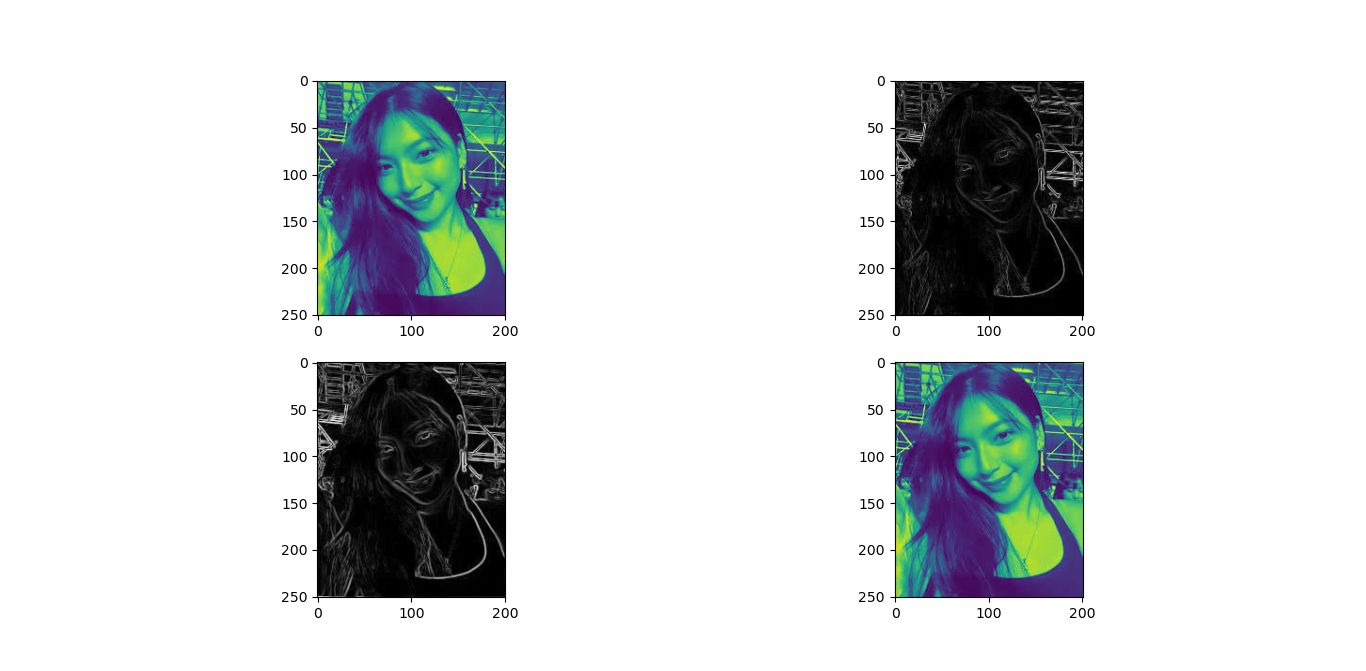

Write the Python code that produced this figure.
import imageio.v3 as i
import matplotlib.pyplot as plt
import numpy as np

img = i.imread("c:\\Users\\Lenovo\\Downloads\\gemes.jpeg", mode='F')

robert_x = np.array([
    [1, 0],
    [0, -1]
])
robert_y = np.array([
    [0, 1],
    [-1, 0]
])

sobel_x = np.array([
    [-1, 0, 1],
    [-2, 0, 2],
    [-1, 0, 1]
])
sobel_y = np.array([
    [-1, -2, -1],
    [0, 0, 0],
    [1, 2, 1]
])

ipad = np.pad(img, pad_width=1, mode='constant', constant_values=0)

# Inisialisasi hasil deteksi tepi
robert_gx = np.zeros_like(img)
robert_gy = np.zeros_like(img)
sobel_gx = np.zeros_like(img)
sobel_gy = np.zeros_like(img)

for y in range(1, ipad.shape[0]-1):
    for x in range(1, ipad.shape[1]-1):
        area = ipad[y-1:y+2, x-1:x+2]
        robert_gx[y-1, x-1] = np.sum(area[:2, :2] * robert_x)
        robert_gy[y-1, x-1] = np.sum(area[:2, :2] * robert_y)

for y in range(1, ipad.shape[0]-1):
    for x in range(1, ipad.shape[1]-1):
        area = ipad[y-1:y+2, x-1:x+2]
        sobel_gx[y-1, x-1] = np.sum(area * sobel_x)
        sobel_gy[y-1, x-1] = np.sum(area * sobel_y)

robert_g = np.sqrt(robert_gx**2 + robert_gy**2)
sobel_g = np.sqrt(sobel_gx**2 + sobel_gy**2)

robert_g = (robert_g / robert_g.max()) * 255
sobel_g = (sobel_g / sobel_g.max()) * 255

robert_g = np.clip(robert_g, 0, 255)
sobel_g = np.clip(sobel_g, 0, 255)

robert_g = robert_g.astype(np.uint8)
sobel_g = sobel_g.astype(np.uint8)

plt.figure(figsize=(10, 10))

plt.subplot(2, 2, 1)
plt.imshow(img)

plt.subplot(2, 2, 2)
plt.imshow(robert_g, cmap='gray')

plt.subplot(2, 2, 3)
plt.imshow(sobel_g, cmap='gray')

plt.subplot(2, 2, 4)
plt.imshow(img)

plt.show()
